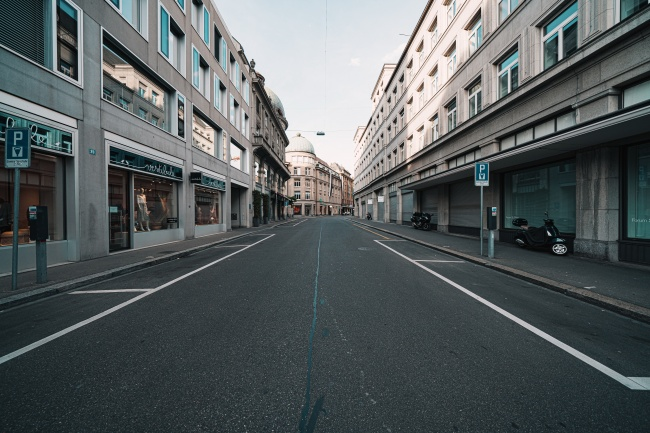
%> input picture Lab2/street.jpg, 650 x 433 px
$ octave main.m   (GNU Octave 9; MATLAB toolbox functions it lacks are replaced by stand-ins)
%> lines starting %> are read from the running program, lines starting %| are printed output that depends on the picture; in (x1, y1, x2, y2) boxes, pixels count from 0 and x2, y2 are one past the last pixel; in counts of white or black regions, pixels touching at a corner belong together; the program's own positions count from 1
I  = imread('street.jpg');
%> I is the input picture: size 433x650x3 uint8; mean R, G, B 87.6, 94, 95.1
[y, x, dim] = size(I);
%> y = 433; x = 650; dim = 3
if dim>1
    I = rgb2gray(I);
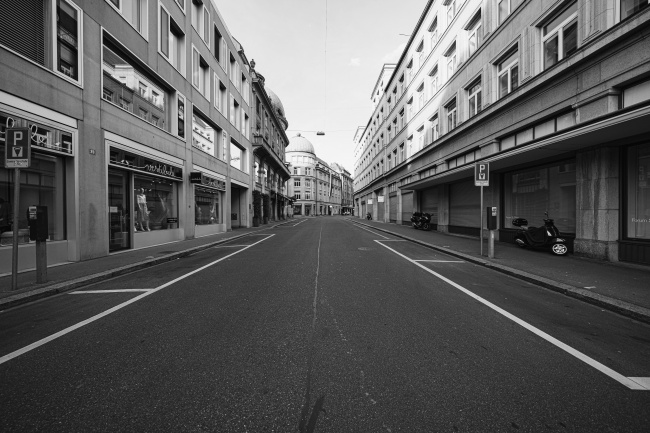
%> I: size 433x650 uint8; min 2, max 251, mean 92.2
end
rotI = I;
subplot 221
fig1 = imshow(I);
BW = edge(rotI,'canny');
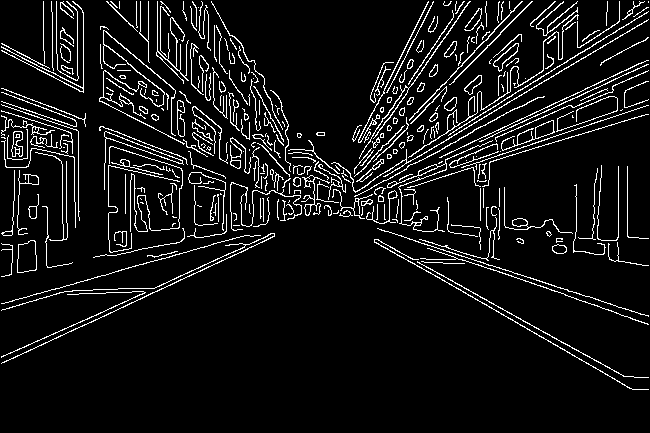
%> BW: size 433x650 logical; 7.9% white in thin lines or dots, all inside (x1, y1, x2, y2) = (1, 1, 649, 390)
title('Original');
subplot 222
imshow(BW);
% [H,theta,rho] = myHough(BW);
[H,theta,rho] = hough(BW);
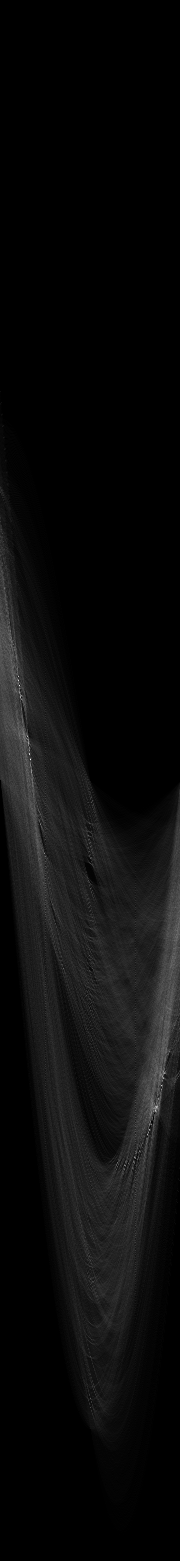
%> H: size 1561x180 double; min 0, max 311, mean 14.2; drawn with min black and max white
%> theta = 180 values from -90 to 89; rho = 1561 values from -780 to 780
title('Canny edge detection');
subplot 223
imshow(imadjust(mat2gray(H)),[],'XData',theta,'YData',rho,...
        'InitialMagnification','fit');
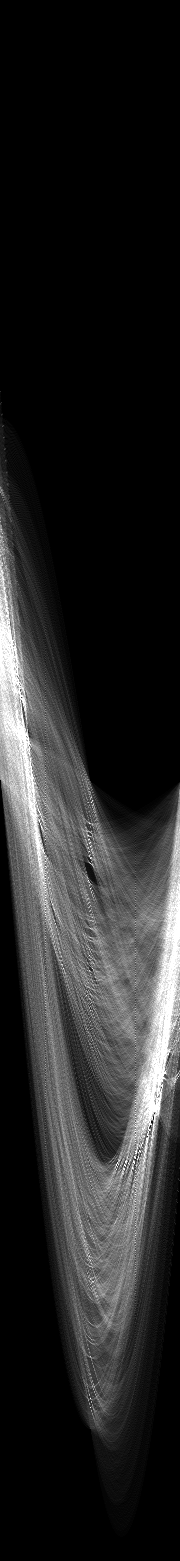
%> displayed picture: size 1561x180, on the screen's scale of 0 to 255; min 0, max 255, mean 37.3
xlabel('\theta (degrees)'), ylabel('\rho');
axis on, axis normal, hold on;
colormap(hot)

P = houghpeaks(H,7,'threshold',ceil(0.7*max(H(:))));
%> P = [760 31; 686 20; 1086 162; 1111 156; 737 28; 1135 148]

% P = myHoughPeak(H,7);

x = theta(P(:,2));
%> x = [-60 -71 71 65 -63 57]
y = rho(P(:,1));
%> y = [-21 -95 305 330 -44 354]
plot(x,y,'s','color','black');

lines = houghlines(BW,theta,rho,P,'FillGap',5,'MinLength',7);
%> lines = 25 lines; longest, point1 to point2 (x, y): (275, 237) to (5, 363), (393, 252) to (633, 390), (511, 92) to (356, 193), (100, 101) to (187, 145), (2, 51) to (84, 93), (566, 296) to (649, 325)

title('Hough parameters space');
subplot 224, imshow(rotI), hold on

max_len = 0;
for k = 1:length(lines)
   xy = [lines(k).point1; lines(k).point2];
   plot(xy(:,1),xy(:,2),'LineWidth',2,'Color','green');
   plot(xy(1,1),xy(1,2),'x','LineWidth',2,'Color','yellow');
   plot(xy(2,1),xy(2,2),'x','LineWidth',2,'Color','red');
   len = norm(lines(k).point1 - lines(k).point2);
   if ( len > max_len)
      max_len = len;
      xy_long = xy;
   end
end
%> this loop made 25 passes
%> (len, max_len, xy_long) on passes 1, 3, 16: (15.26, 15.26, [228 156; 241 164]), (276.8, 276.8, [393 252; 633 390]), (298, 298, [275 237; 5 363])
%> (xy, len) on passes 2, 4, 5, 6, 7, 8: ([312 205; 320 210], 9.43), ([2 102; 76 127], 78.11), ([105 137; 184 165], 83.82), ([428 249; 494 271], 69.57), ([500 273; 521 280], 22.14), ([532 284; 555 292], 24.35)

% highlight the longest line segment
plot(xy_long(:,1),xy_long(:,2),'LineWidth',2,'Color','red');
title('Line detection');
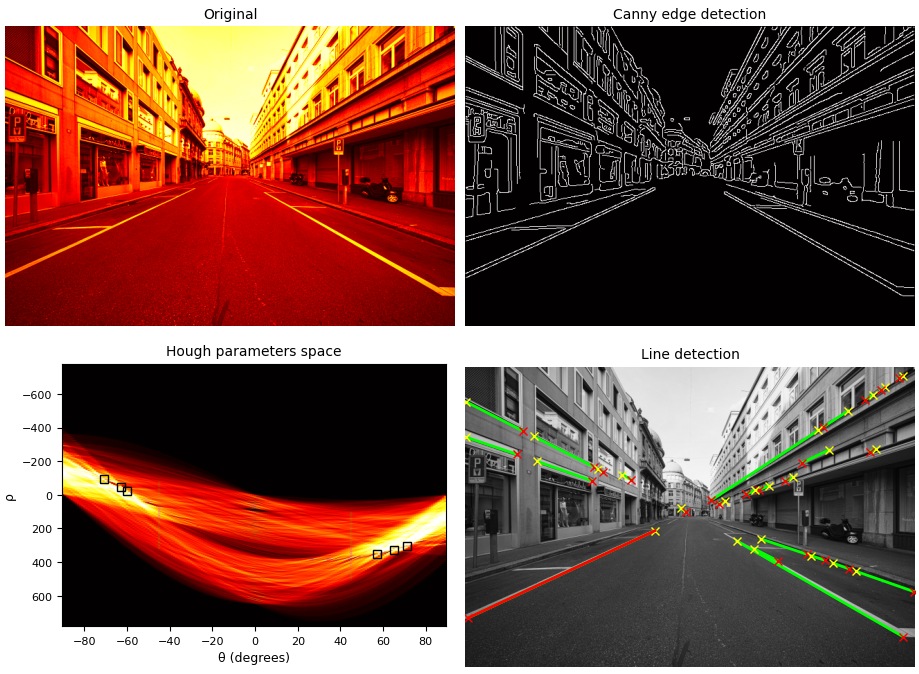
%> figure redrawn from the program's plot data, 4 panels

$ run again, with Lab2/bread.jpg copied over Lab2/street.jpg
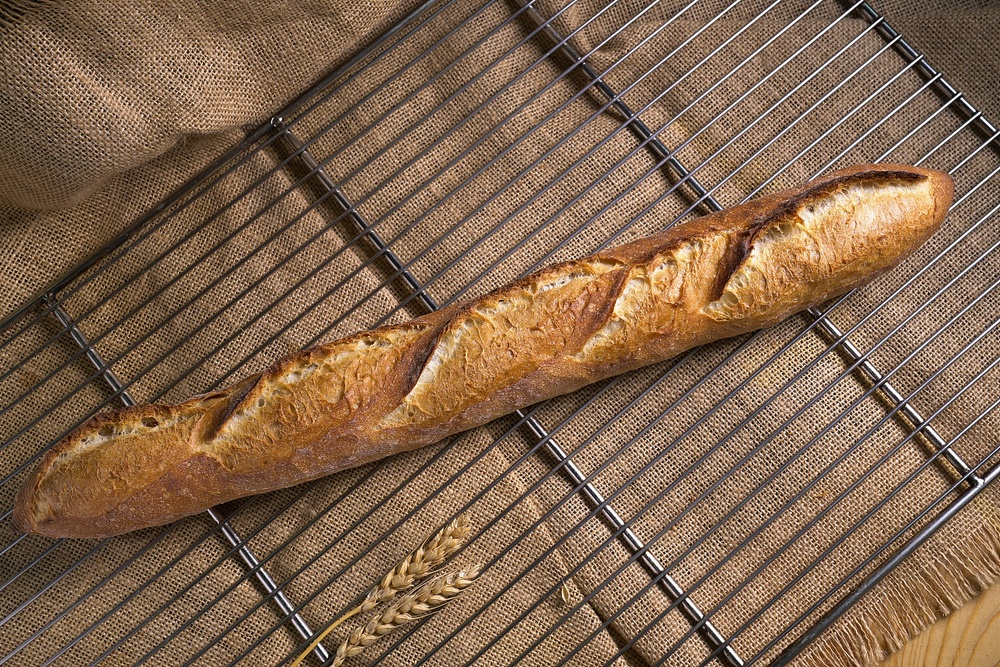
%> input picture Lab2/bread.jpg, 1000 x 667 px, shrunk from 1280 x 854 before the run
%> I is the input picture: size 667x1000x3 uint8; mean R, G, B 130.3, 101.6, 77.8
%> I: size 667x1000 uint8
%> `BW = edge(rotI,'canny');`:
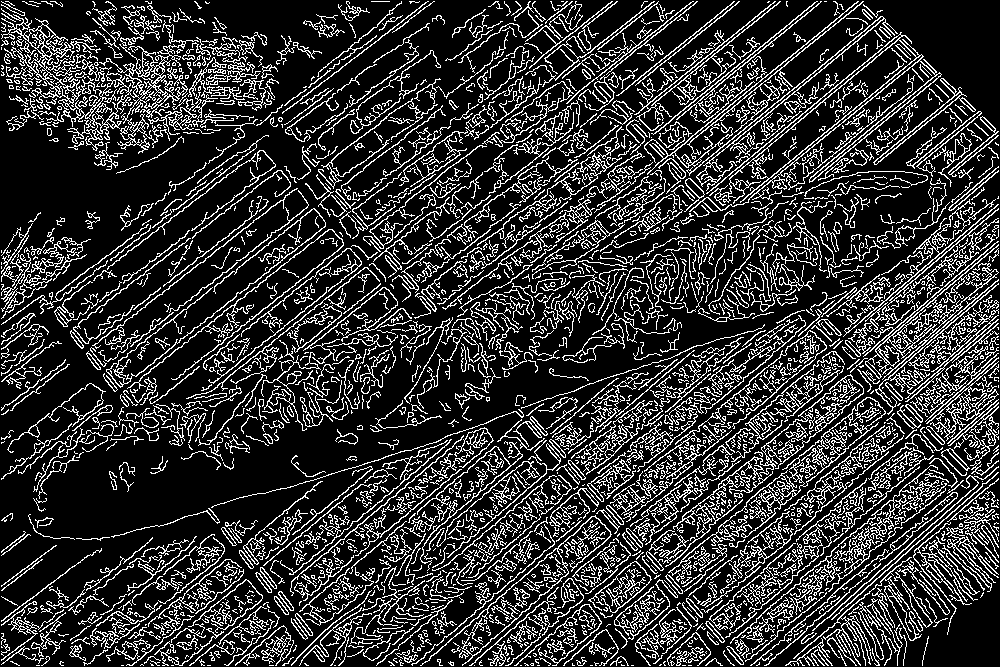
%> BW: size 667x1000 logical; 20.2% white in thin lines or dots
%> theta = 180 values from -90 to 89; rho = 2403 values from -1201 to 1201
%> P = [1862 141; 1834 141; 1773 142; 1532 143; 1559 143; 1746 142; 2012 140]
%> `x = theta(P(:,2));`: x = [50 50 51 52 52 51 49]
%> `y = rho(P(:,1));`: y = [660 632 571 330 357 544 810]
%> lines = 66 lines; longest, point1 to point2 (x, y): (314, 209) to (113, 367), (486, 455) to (296, 615), (297, 189) to (105, 338), (864, 2) to (688, 145), (878, 25) to (705, 166), (960, 241) to (866, 322)
%> the loop `for k = 1:length(lines)` made 66 passes
%> (len, max_len, xy_long) on passes 1, 4, 43: (93.72, 93.72, [884 122; 812 182]), (248.4, 248.4, [486 455; 296 615]), (255.7, 255.7, [314 209; 113 367])
%> `title('Line detection');`:
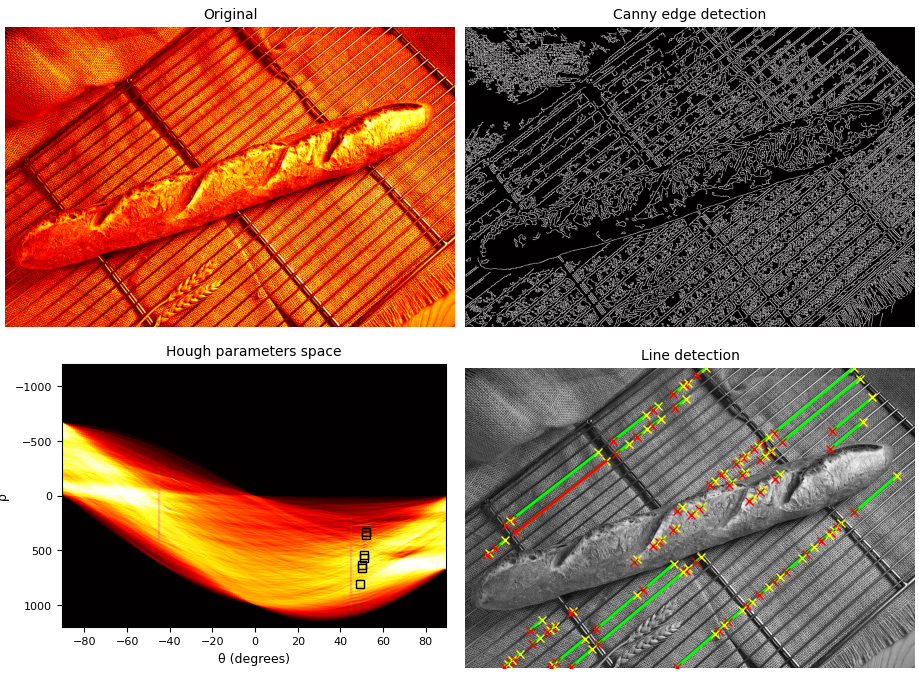
%> figure redrawn from the program's plot data, 4 panels

$ run again, with Lab2/pipe.jpg copied over Lab2/street.jpg
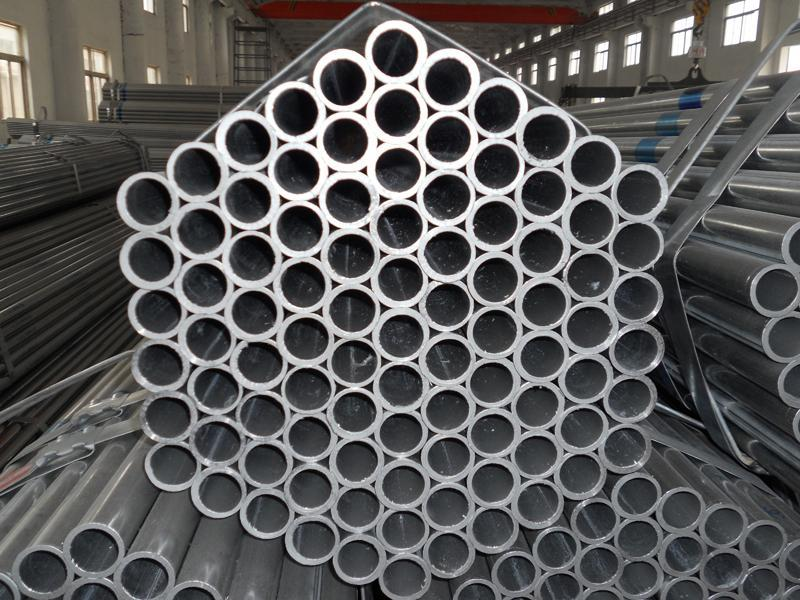
%> input picture Lab2/pipe.jpg, 800 x 600 px
%> I is the input picture: size 600x800x3 uint8; mean R, G, B 89.8, 89.1, 89.2
%> I: size 600x800 uint8
%> `BW = edge(rotI,'canny');`:
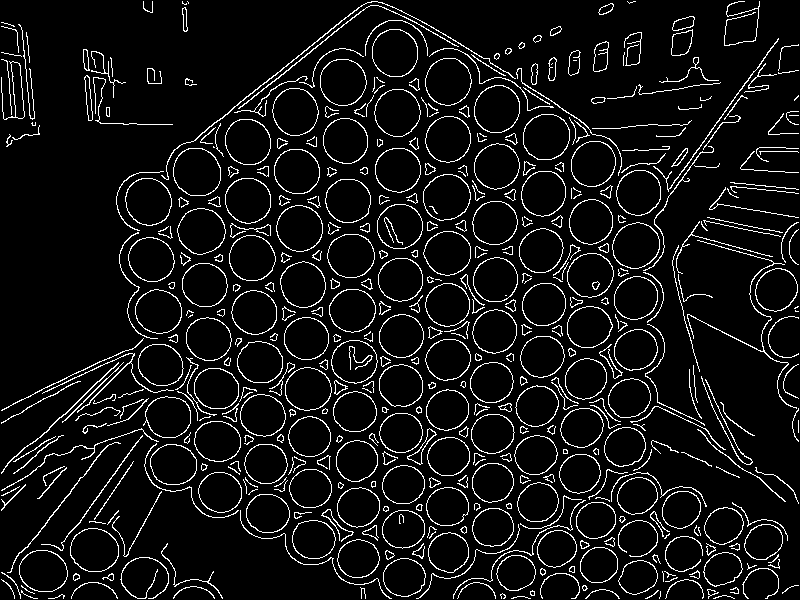
%> BW: size 600x800 logical; 7.6% white in thin lines or dots
%> theta = 180 values from -90 to 89; rho = 1999 values from -999 to 999
%> P = [1652 127; 1231 142; 1370 156; 1358 129; 1508 151; 1370 152; 1339 136]
%> `x = theta(P(:,2));`: x = [36 51 65 38 60 61 45]
%> `y = rho(P(:,1));`: y = [652 231 370 358 508 370 339]
%> lines = 27 lines; longest, point1 to point2 (x, y): (669, 190) to (779, 40), (362, 6) to (249, 97), (28, 548) to (108, 446), (126, 351) to (37, 393), (76, 383) to (2, 424), (66, 415) to (119, 363)
%> the loop `for k = 1:length(lines)` made 27 passes
%> (len, max_len, xy_long) on passes 1 to 2: (7.81, 7.81, [475 457; 480 451]), (186, 186, [669 190; 779 40])
%> `title('Line detection');`:
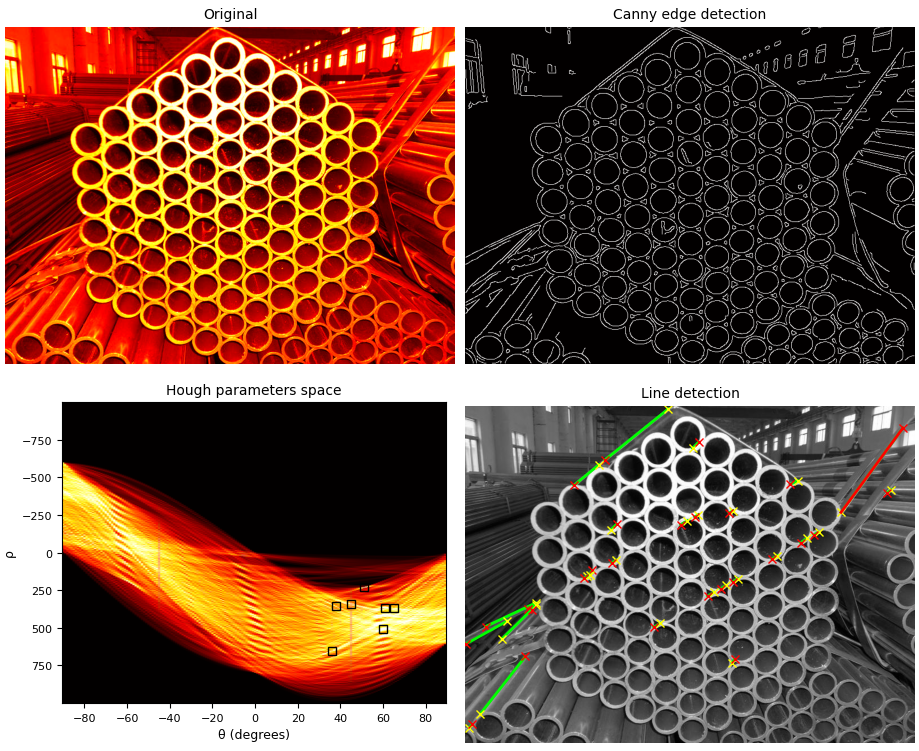
%> figure redrawn from the program's plot data, 4 panels
